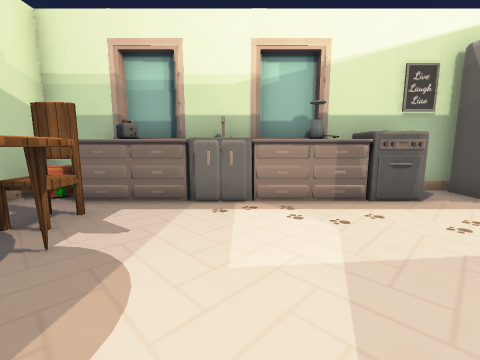
View 1 (above)

24 first-person views from a walk through a scene from a Unity 3-D project. The camera is 1.3 m above the floor, tilts 8° down and sees 90° across. Doors are open. The floor is counted in squares, 1 m on a side. Each view is taken from the middle of a square. On the plan, view 1 faces up. The plan holds only what a view shows up to about 12 squares ahead; the rest is blank. The place goes on beyond the plan. The player character is not drawn. Some animated figures are not drawn. Some surface patterns are stand-ins.

View 2
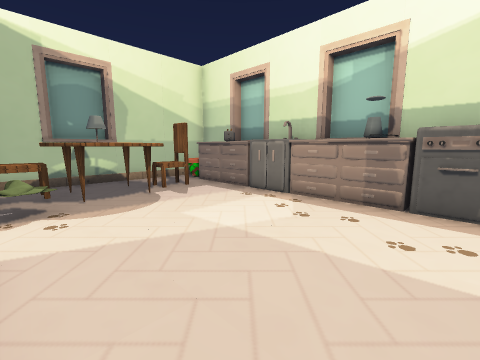

View 3
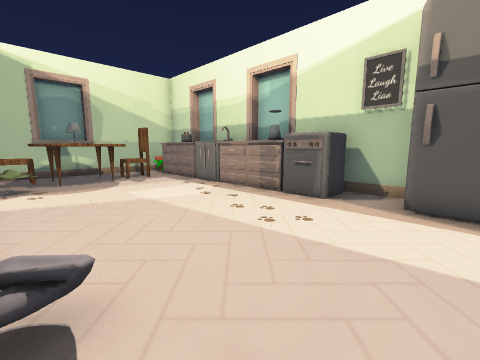

View 4
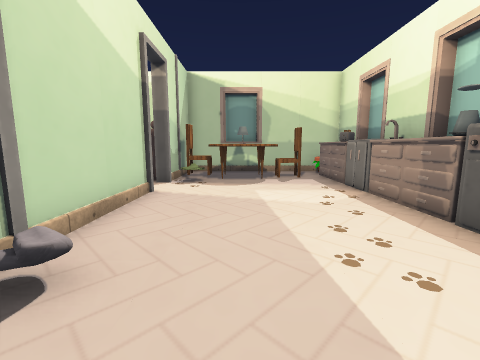

View 5
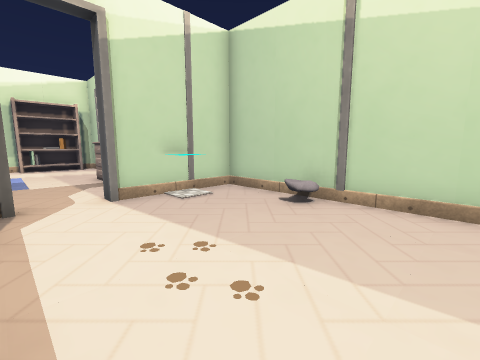

View 6
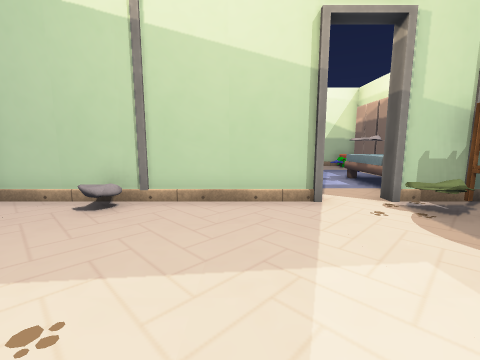

View 7
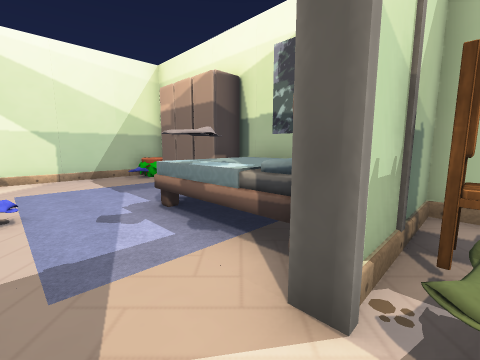

View 8
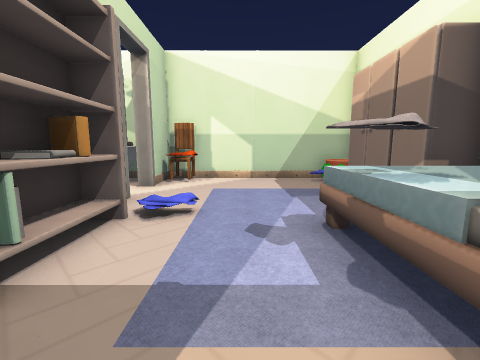

View 9
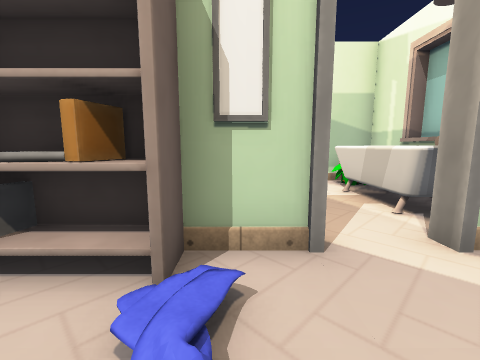

View 10
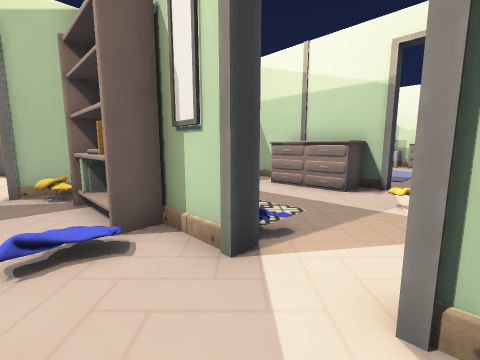

View 11
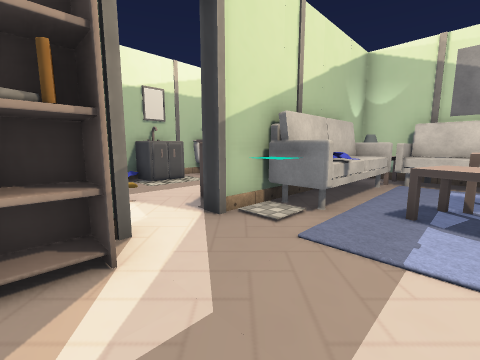

View 12
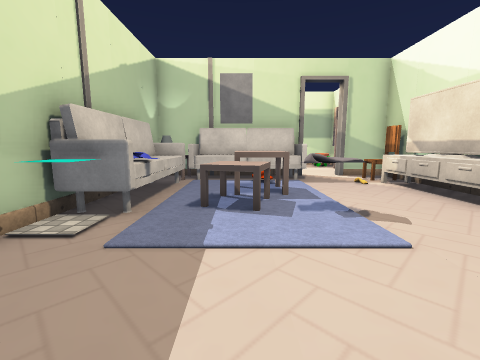

View 13
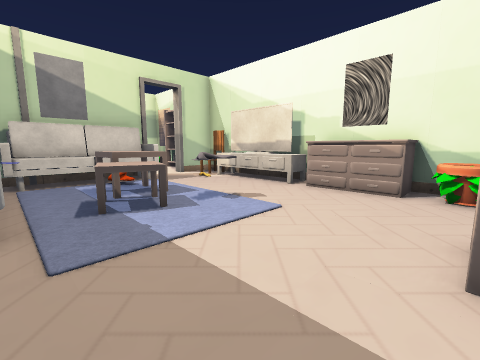

View 14
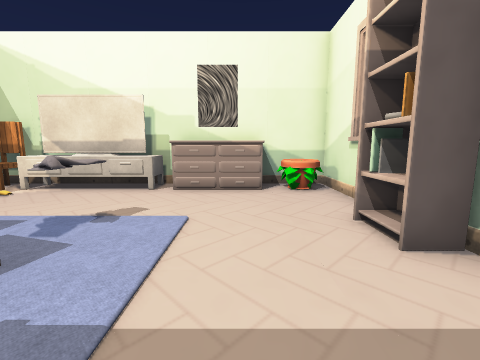

View 15
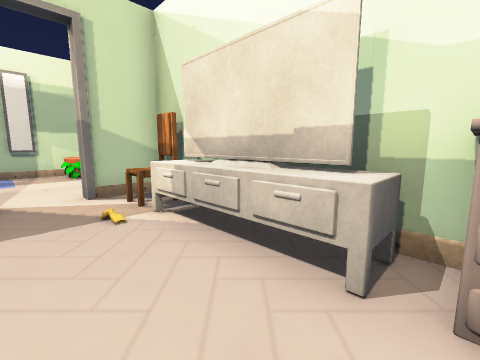

View 16
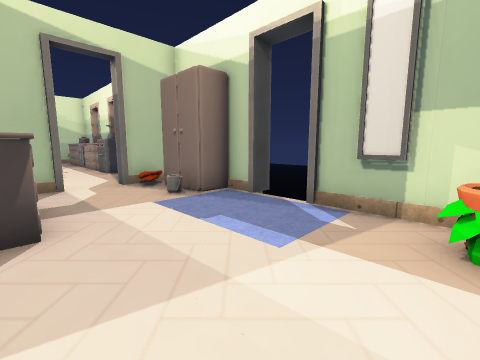

View 17
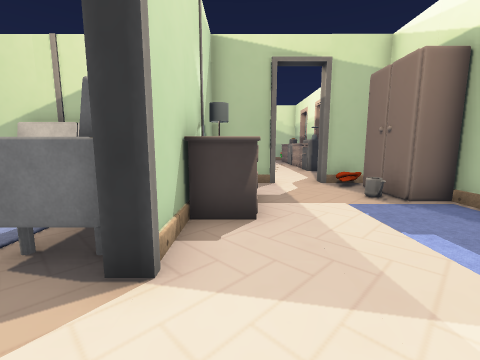

View 18
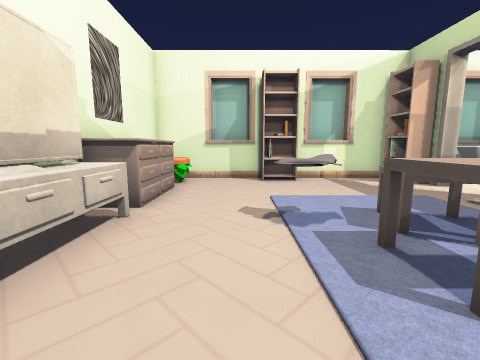

View 19
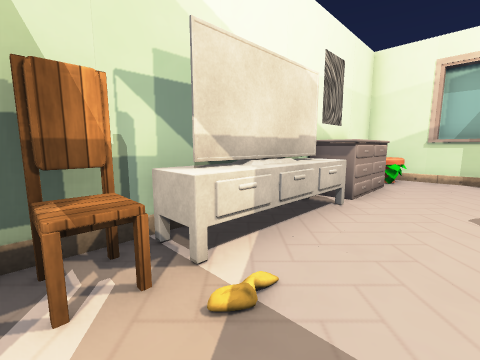

View 20
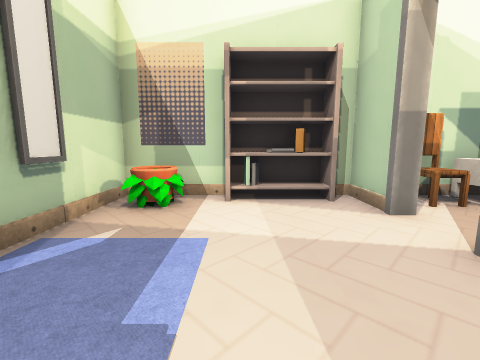

View 21
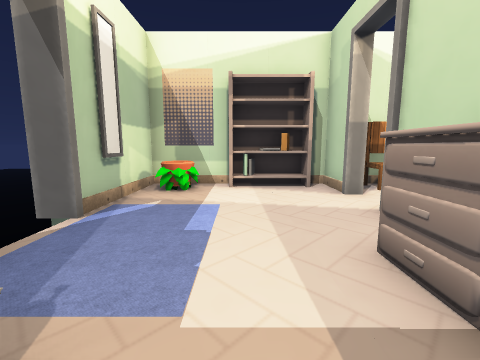

View 22
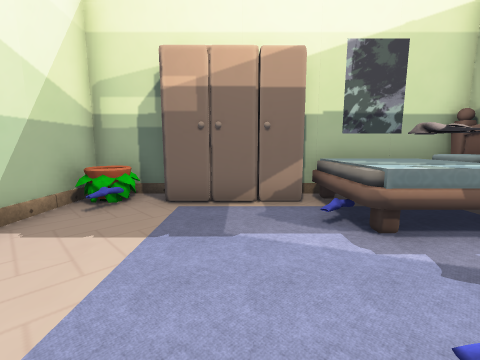

View 23
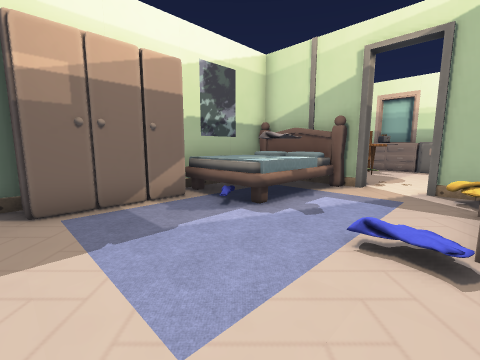

View 24
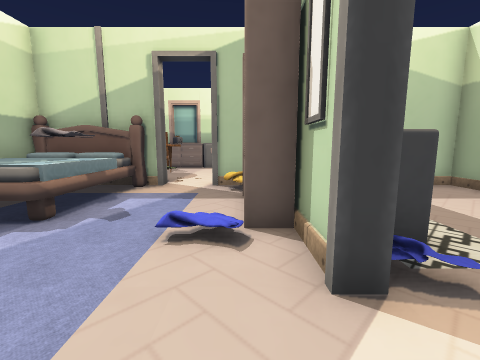

### Floor plan
Points are (right, up) in squares from view 1. A wall is a line through its corners. A room is listed if a view was taken in it or the views show most of it. See-through windows are left out.
Room 1 (views 1, 2, 3, 4, 5, 6, 7, 8)
walls: (0, -0.6) (8.2, -0.6) (8.2, 3.2); (2.3, 7.5) (0.6, 7.5); (-1.9, 7.5) (-3.4, 7.4); (6.4, 7.1) (-5.6, 7.1) (-5.6, -0.6) (-1.6, -0.6) (-1.6, -0.9); (-6, 2.9) (-6, 1.3)
ways out: opening at (-0.5, -1) to room 2; opening at (8, 4) to room 3
objects: pot (-5, 6) to (-4, 6); chair (-4, 0) to (-3, 1); other object (-4, 2); table (-4, 3); chair (-4, 4) to (-3, 4); other object (-3, 6); other object (-2, 0); table (-2, 1) to (-2, 3); drawers (-2, 6); sink (-1, 6) to (0, 6); drawers (1, 6) to (3, 6); other object (4, 6); fridge (7, 6)
Room 2 (views 9, 10, 11, 12, 13, 14, 15, 18, 19, 22, 23, 24)
walls: (8.4, -6.5) (8.4, -7) (8.2, -7) (8.2, -6.5); (8.2, -3.6) (8.2, -0.9); (8, -8.7) (8.4, -8.7) (8.4, -9.4); (2.4, -7) (1.8, -7) (1.8, -6.4); (1.8, -5.6) (1.8, -4.9); (9, -10.9) (18.4, -10.9) (18.4, -4); (2.2, -2.9) (2.2, -5.6); (4.8, -11.3) (6.2, -11.3); (3.2, -10.9) (8.2, -10.9) (8.2, -9.4); (10.5, -11.3) (12, -11.3); (1.5, -0.9) (0, -0.9); (14.5, -11.3) (16.2, -11.3); (-1.6, -0.9) (-3.1, -0.9); (14.8, 0.8) (8.4, 0.8) (8.4, 0); (18.4, -1.5) (18.4, 0.8) (16.4, 0.8); (-5.6, -8.7) (-5.6, -11) (1.8, -11) (1.8, -8.7) (2.4, -8.7); (-5.6, -1.1) (-5.6, -5.6)
ways out: opening at (-0.5, -1) to room 1; opening at (15.5, 1) to room 3
objects: pot (-5, -10) to (-4, -10); closet (-5, -9) to (-5, -8); closet (-5, -7) to (-5, -6); bed (-5, -5) to (-2, -2); chair (0, -10); other object (1, -10); bookshelf (1, -5) to (1, -3); bathtub (3, -10) to (6, -9); sink (3, -6) to (3, -5); other object (3, -3) to (3, -2); pot (7, -10); drawers (7, -6) to (8, -4); bookshelf (9, -10) to (9, -9); sofa (9, -6) to (10, -2); table (9, -1) to (10, 0); other object (9, 0); table (11, -5) to (13, -5); sofa (11, -1) to (14, 0); table (12, -4) to (13, -3); bookshelf (13, -10) to (14, -10); carpet (14, -6) to (14, -5); pot (17, -10) to (18, -9); drawers (17, -9) to (18, -6); other object (17, -5) to (18, -2); chair (17, -1) to (18, 0)
Room 3 (views 16, 17, 20, 21)
walls: (12.6, 7.8) (12.6, 7.1) (11.5, 7.1); (16.4, 0.8) (16.4, 1) (18.4, 1); (9.2, 1) (14.8, 1) (14.8, 0.8); (8.2, 3.2) (8.4, 3.2) (8.4, 1.1); (8.4, 6.5) (8.4, 4.9) (8, 4.9); (18.4, 4.2) (18.4, 7.1) (14.2, 7.1) (14.2, 7.8)
ways out: opening at (8, 4) to room 1; opening at (15.5, 1) to room 2; open door at (14, 7)
objects: closet (9, 6) to (11, 7); drawers (10, 2); other object (11, 1) to (11, 2); drawers (12, 2) to (13, 2); carpet (13, 7); pot (17, 5) to (17, 6); bookshelf (18, 2) to (18, 4)

Positions as (right, up) in squares from view 1, and headings:
1: (0, 0), facing up
2: (4, 0), facing up-left
3: (7, 0), facing up-left
4: (7, 2), facing left
5: (2, 5), facing down-right
6: (2, 5), facing down
7: (0, 0), facing down-left
8: (-1, -1), facing down
9: (-1, -6), facing right
10: (0, -9), facing up-right
11: (12, -10), facing up-left
12: (12, -10), facing up
13: (10, -10), facing up-right
14: (10, -8), facing right
15: (15, -6), facing up-right
16: (17, 2), facing up-left
17: (17, 2), facing left
18: (15, -1), facing down
19: (15, 0), facing down-right
20: (12, 4), facing right
21: (10, 4), facing right
22: (1, -7), facing left
23: (1, -9), facing up-left
24: (1, -9), facing up
